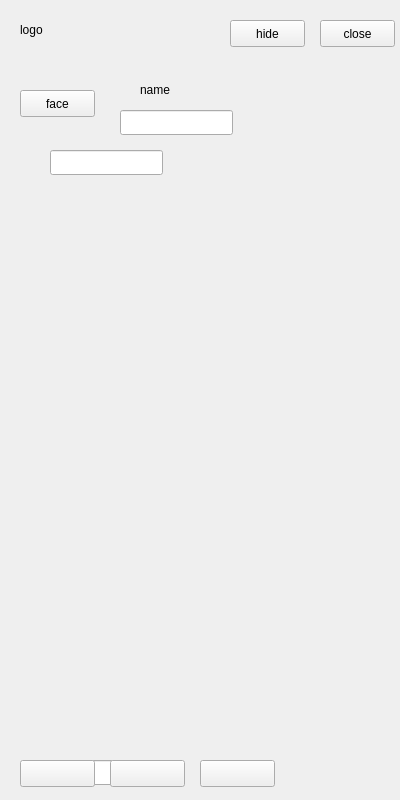
<?xml version="1.0" encoding="UTF-8"?>
<ui version="4.0">
 <class>MainWindow</class>
 <widget class="QWidget" name="MainWindow">
  <property name="geometry">
   <rect>
    <x>0</x>
    <y>0</y>
    <width>400</width>
    <height>800</height>
   </rect>
  </property>
  <property name="cursor">
   <cursorShape>ArrowCursor</cursorShape>
  </property>
  <property name="windowTitle">
   <string>Form</string>
  </property>
  <widget class="QPushButton" name="hidebtn">
   <property name="geometry">
    <rect>
     <x>230</x>
     <y>20</y>
     <width>75</width>
     <height>27</height>
    </rect>
   </property>
   <property name="text">
    <string>hide</string>
   </property>
  </widget>
  <widget class="QPushButton" name="closebtn">
   <property name="geometry">
    <rect>
     <x>320</x>
     <y>20</y>
     <width>75</width>
     <height>27</height>
    </rect>
   </property>
   <property name="text">
    <string>close</string>
   </property>
  </widget>
  <widget class="QLabel" name="logo">
   <property name="geometry">
    <rect>
     <x>20</x>
     <y>20</y>
     <width>47</width>
     <height>19</height>
    </rect>
   </property>
   <property name="text">
    <string>logo</string>
   </property>
  </widget>
  <widget class="QPushButton" name="facebtn">
   <property name="geometry">
    <rect>
     <x>20</x>
     <y>90</y>
     <width>75</width>
     <height>27</height>
    </rect>
   </property>
   <property name="cursor">
    <cursorShape>PointingHandCursor</cursorShape>
   </property>
   <property name="text">
    <string>face</string>
   </property>
  </widget>
  <widget class="QLabel" name="name">
   <property name="geometry">
    <rect>
     <x>140</x>
     <y>80</y>
     <width>47</width>
     <height>19</height>
    </rect>
   </property>
   <property name="text">
    <string>name</string>
   </property>
  </widget>
  <widget class="QLineEdit" name="tag">
   <property name="geometry">
    <rect>
     <x>120</x>
     <y>110</y>
     <width>113</width>
     <height>25</height>
    </rect>
   </property>
  </widget>
  <widget class="QLineEdit" name="search">
   <property name="geometry">
    <rect>
     <x>50</x>
     <y>150</y>
     <width>113</width>
     <height>25</height>
    </rect>
   </property>
  </widget>
  <widget class="QPushButton" name="menubtn">
   <property name="geometry">
    <rect>
     <x>20</x>
     <y>760</y>
     <width>75</width>
     <height>27</height>
    </rect>
   </property>
   <property name="text">
    <string/>
   </property>
  </widget>
  <widget class="QPushButton" name="addbtn">
   <property name="geometry">
    <rect>
     <x>110</x>
     <y>760</y>
     <width>75</width>
     <height>27</height>
    </rect>
   </property>
   <property name="text">
    <string/>
   </property>
  </widget>
  <widget class="QLineEdit" name="mask">
   <property name="geometry">
    <rect>
     <x>70</x>
     <y>760</y>
     <width>113</width>
     <height>25</height>
    </rect>
   </property>
   <property name="readOnly">
    <bool>true</bool>
   </property>
  </widget>
  <widget class="QPushButton" name="addmessagebtn">
   <property name="geometry">
    <rect>
     <x>200</x>
     <y>760</y>
     <width>75</width>
     <height>27</height>
    </rect>
   </property>
   <property name="text">
    <string/>
   </property>
  </widget>
  <zorder>mask</zorder>
  <zorder>hidebtn</zorder>
  <zorder>closebtn</zorder>
  <zorder>logo</zorder>
  <zorder>facebtn</zorder>
  <zorder>name</zorder>
  <zorder>tag</zorder>
  <zorder>search</zorder>
  <zorder>menubtn</zorder>
  <zorder>addbtn</zorder>
  <zorder>addmessagebtn</zorder>
 </widget>
 <resources/>
 <connections/>
</ui>
